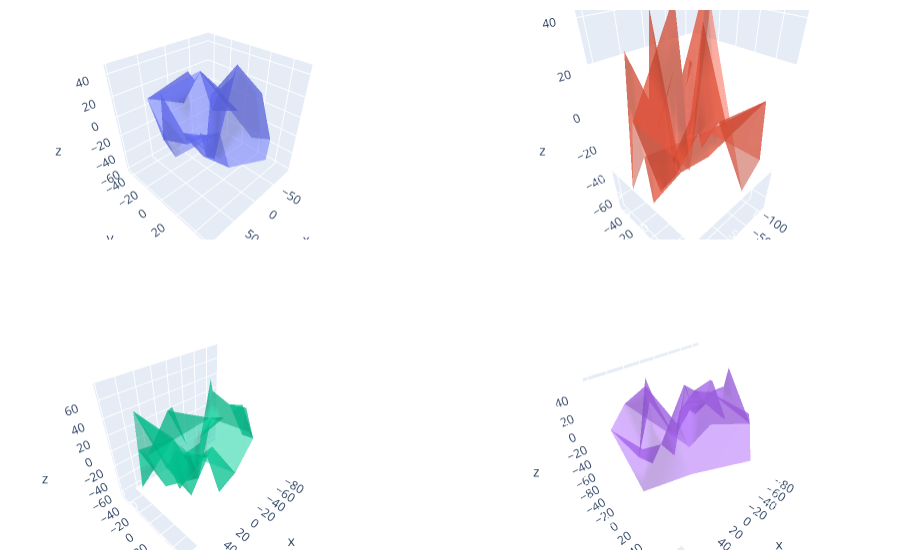

This figure's notebook cell:
### Code cell
N1 = 40

fig1 = make_subplots(rows = 2, cols = 2,
                   specs=[[{'is_3d':True}, {'is_3d':True}],
                         [{'is_3d':True},{'is_3d':True}]],
                   print_grid=False)

for i in [1,2]:
    for j in [1,2]:
        fig1.append_trace(
        go.Mesh3d(
            x=(50*np.random.randn(N1)),
            y=(25*np.random.randn(N1)),
            z=(30*np.random.randn(N1)),
            opacity = 0.5,
        ),
            row = i,col=j)
        
fig1.update_layout(width=700, margin=dict(r=10, l=10, b=10, t=10))

# fix the ratio in the top left subplot to be a cube

fig1.update_layout(scene_aspectmode ='cube')
# manually force the z-axis to appear twice as big as the other two

fig1.update_layout(scene2_aspectmode='manual',
                  scene2_aspectratio=dict(x=1, y=1, z=2))
#draws axes in proportion to the proportion of their ranges
fig1.update_layout(scene3_aspectmode ='data')
#automatically produce something that is well proportioned using 'data ' as the default
fig1.update_layout(scene4_aspectmode='auto')
fig1.show()
